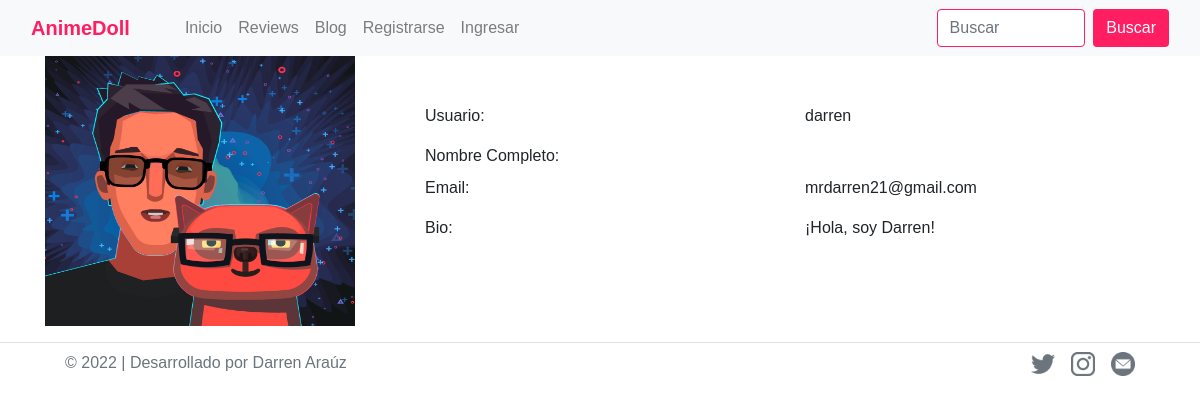
/user_profile/2/, run on the app's committed database.
### main/models.py (models this page shows, shortened)
class ReviewPost(models.Model):
    title=models.CharField(max_length=255)
    author= models.ForeignKey(User, on_delete=models.CASCADE)
    slug=models.CharField(max_length=130)
    content=models.TextField()
    image = models.ImageField(upload_to="reviews_img", blank=True, null=True)
    dateTime=models.DateTimeField(auto_now_add=True)

class Profile(models.Model):
    user = models.OneToOneField(User, on_delete=models.CASCADE, blank=True, null=True)
    name = models.TextField(max_length=50, blank=True, null=True)
    image = models.ImageField(upload_to="profile_pics", blank=True, null=True)
    bio = models.TextField(blank=True, null=True)
    instagram = models.CharField(max_length=300, blank=True, null=True)

### main/views.py (the view)
# urls.py: path("user_profile/<int:myid>/", views.user_profile, name="user_profile"),
def user_profile(request, myid):
    post = BlogPost.objects.filter(id=myid)
    post = ReviewPost.objects.filter(id=myid)
    return render(request, "user_profile.html", {'post':post})

### main/templates/user_profile.html (shortened to what this page needs)
{% extends 'base.html' %}
{% block body %}
<div class="container profile">
            <form method="post">
                <div class="row">
                    {% for i in post %}
                    <div class="col-md-4">
                        <div class="profile-img">
                            {% if i.author.profile.image %}
                            <img src="{{i.author.profile.image.url}}" alt="" width="310px" height="270px">
                            {% endif %}
                        </div>
                    </div>
                    <div class="col-md-8">
                        <div class="profile-tab">
                            <div class="tab-pane">
                                <br><br>
                                        <div class="row">
                                            <div class="col-md-6">
                                                <label>Usuario:</label>
                                            </div>
                                            <div class="col-md-6">
                                                <p>{{i.author}}</p>
                                            </div>
                                        </div>
                                        <div class="row">
                                            <div class="col-md-6">
                                                <label>Nombre Completo:</label>
                                            </div>
                                            <div class="col-md-6">
                                            </div>
                                        </div>
                                        <div class="row">
                                            <div class="col-md-6">
                                                <label>Email:</label>
                                            </div>
                                            <div class="col-md-6">
                                                <p>{{i.author.email}}</p>
                                            </div>
                                        </div>
                                        <div class="row">
                                            <div class="col-md-6">
                                                <label>Bio:</label>
                                            </div>
                                            <div class="col-md-6">
                                                <p>{{i.author.profile.bio}}</p>
                                            </div>
                                        </div>
                                        {% endfor %}
                            </div>
                        </div>
                    </div>
            </form>
            </div>
        {% endblock %}

### main/templates/base.html (style rules this page uses)
body { margin: 0; font-family: Arial, Helvetica, sans-serif; }
* { scrollbar-base-color: #ff1e62 #ffffff; }

### data on the page
ReviewPost: author.profile.image (picture), author "darren", author.email "mrdarren21@gmail.com", author.profile.bio "¡Hola, soy Darren!"
